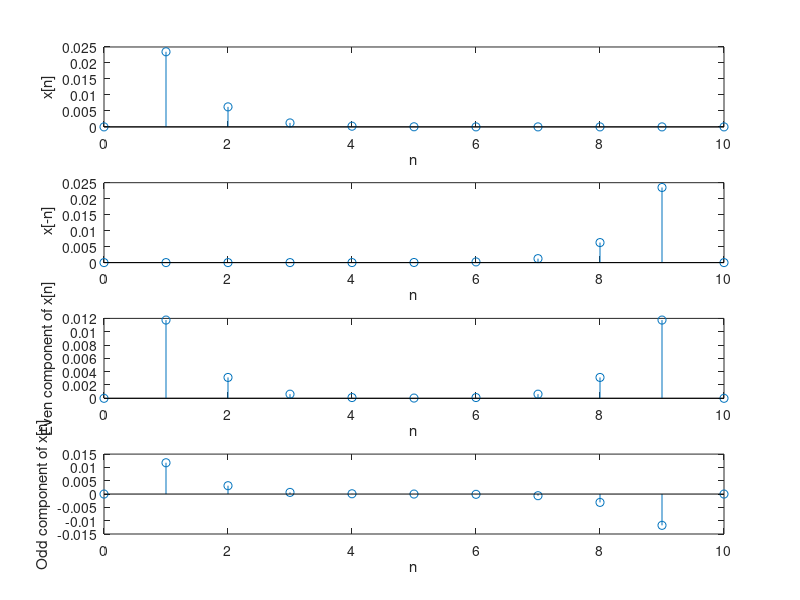

Reproduce this figure in MATLAB.
% Andre Hei Wang Law
% 4017 5600
% lab 2, Part 1, Question 3

% part a)
clc
clear
% define n
n = [0:10]
% define the input x1[n] 
format long
x1 = exp(-2*abs(n)).*sin((2.*pi./36).*n);
% define the input x2[n] 
x2 = x1;

% x[-n] input
for index = 1 : 11
    x2(index) = x1(12 -index);
end

subplot(4,1,1)
stem(n,x1)      % first plot
ylabel(" x[n] " )
xlabel(" n ")

subplot(4,1,2)
stem(n,x2)      % second plot
ylabel(" x[-n]")
xlabel(" n ")

if ( x2 == x1 )
    disp("EVEN")
elseif ( x2 == (-x1) )
    disp("ODD")
else
    disp("NEITHER EVEN NOR ODD")
end

% decompose the signal into its even and odd components
% using the definitions even component = (1/2) * ( x[n] + x[-n])
% odd component = (1/2) * ( x[n] - x[-n])
even_comp = (1/2) * ( x1 + x2 );
odd_comp = (1/2) * ( x1 - x2 );
% plot the even and odd components as a visual verification that the 
% even component is indeed even and the odd component is indeed odd
subplot(4,1,3)
stem(n, even_comp)      % third plot
xlabel(" n " )
ylabel(" Even component of x[n] ")

subplot(4,1,4)
stem(n, odd_comp)       % fourth plot
xlabel(" n " )
ylabel(" Odd component of x[n] ")

